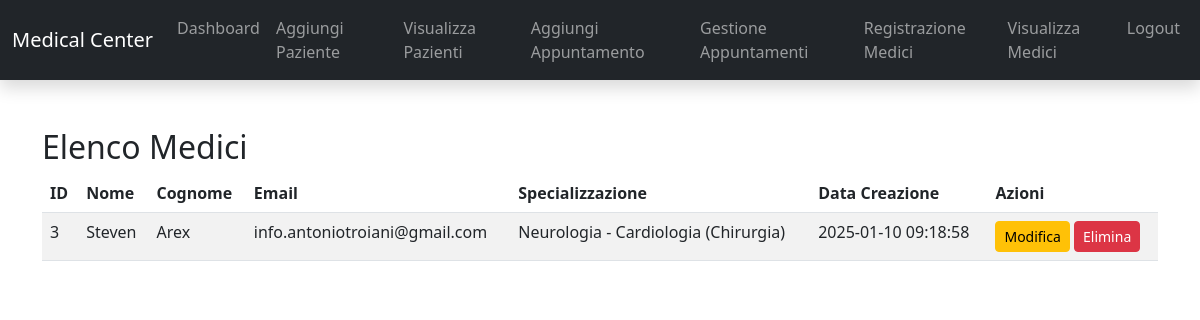
Page /pages/visualizza_medici.php (signed in) on the committed database.
### tables this page shows
CREATE TABLE `medici` (
  `id` int(11) NOT NULL,
  `username` varchar(50) NOT NULL,
  `password` varchar(255) NOT NULL,
  `nome` varchar(100) NOT NULL,
  `cognome` varchar(100) NOT NULL,
  `email` varchar(100) NOT NULL,
  `specializzazione` varchar(255) DEFAULT NULL,
  `data_creazione` timestamp NOT NULL DEFAULT current_timestamp()
);

### pages/visualizza_medici.php (the view, shortened to what this page needs)
<?php
include('navbar.php');
$conn = getDBConnection();
$sql = "SELECT id, nome, cognome, email, specializzazione, data_creazione FROM medici";
$result = $conn->query($sql);
?>
<!DOCTYPE html>
<html lang="it">
<head>
    <link rel="stylesheet" href="https://cdn.jsdelivr.net/npm/bootstrap@5.3.0/dist/css/bootstrap.min.css">
</head>
<body>
    <div class="container mt-5">
        <h2>Elenco Medici</h2>
        <table class="table table-striped">
            <thead>
                <tr>
                    <th>ID</th>
                    <th>Nome</th>
                    <th>Cognome</th>
                    <th>Email</th>
                    <th>Specializzazione</th>
                    <th>Data Creazione</th>
                    <th>Azioni</th>
                </tr>
            </thead>
            <tbody>
                <?php if ($result && $result->num_rows > 0): ?>
                    <?php while ($row = $result->fetch_assoc()): ?>
                        <tr>
                            <td><?php echo htmlspecialchars($row['id']); ?></td>
                            <td><?php echo htmlspecialchars($row['nome']); ?></td>
                            <td><?php echo htmlspecialchars($row['cognome']); ?></td>
                            <td><?php echo htmlspecialchars($row['email']); ?></td>
                            <td><?php echo htmlspecialchars($row['specializzazione']); ?></td>
                            <td><?php echo htmlspecialchars($row['data_creazione']); ?></td>
                            <td>
                                <a href="modifica_medico.php?id=<?php echo $row['id']; ?>" class="btn btn-warning btn-sm">Modifica</a>
                                <form action="elimina_medico.php" method="POST" class="d-inline">
                                    <button type="submit" class="btn btn-danger btn-sm" onclick="return confirm('Sei sicuro di voler eliminare questo medico?');">Elimina</button>
                                </form>
                            </td>
                        </tr>
                    <?php endwhile; ?>
                <?php else: ?>
                    <tr>
                        <td colspan="7" class="text-center">Nessun medico trovato.</td>
                    </tr>
                <?php endif; ?>
            </tbody>
        </table>
    </div>
</body>
</html>

### rows in the picture
medici: id "3", nome "Steven", cognome "Arex", email "info.antoniotroiani@gmail.com", specializzazione "Neurologia - Cardiologia (Chirurgia)", data_creazione "2025-01-10 09:18:58"
